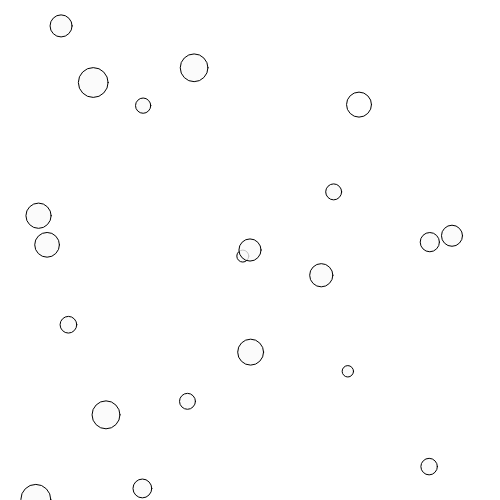
Frame 1 (no input)
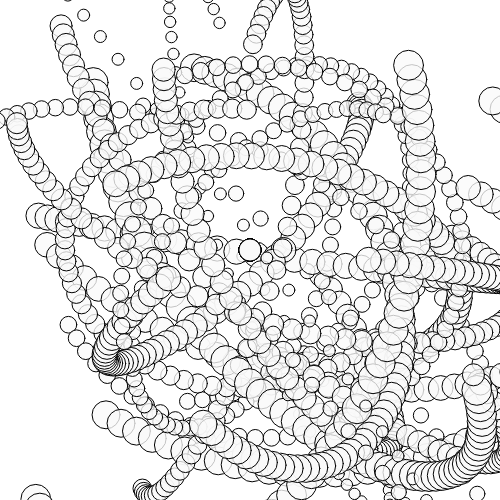
Frame 60 (no input)
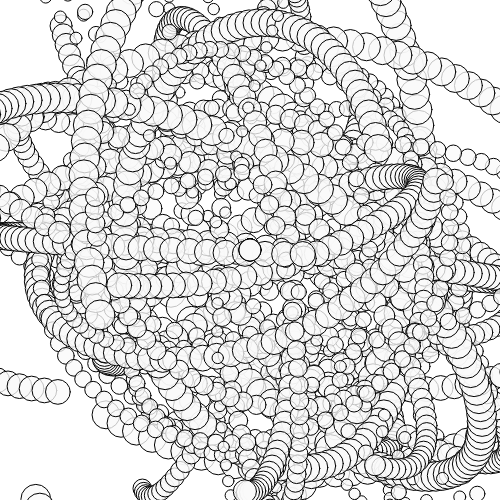
Frame 120 (the mouse pressed at the canvas centre since frame 60)

The p5.js sketch that drew these frames (run headless with seeded random() and noise() and a simulated clock; from frame 60 on, the mouse is pressed at the canvas centre):

// p5.js sketch
// ── sketch.js
var balls = [];

function setup() {
  
  createCanvas (500,500);
  //translate(-250, -250);
  for (var i = 0; i < 20; i++) {
    balls[i] = new ball();
  }
  grav=createVector(0,0);
  Fgrav=createVector(0,0);

  wind=createVector(0.6,0.1);

  drag=createVector(0,0)

  cGrav= new ball()
  cGrav.pos.set(height/2,width/2)
  ran=createVector(0,0)

  for(var i = 0; i<balls.length;i++){

    ran.set(random(40),random(40))
    balls[i].aplyForce(ran)
  }
  
}

function draw() {
  //background(0);
  for (var j = 0; j < balls.length ; j++){
    //grav
    Fgrav.set(grav.x,grav.y);
    balls[j].aplyForce(Fgrav.mult(balls[j].m));

    //wind
    /*if (mouseIsPressed){
      balls[j].aplyForce(wind)
    }*/

    //drag
    /*var c=-0.1
    drag.set(balls[j].speed.x,balls[j].speed.y)
    drag.normalize().mult(drag.magSq()*c)
    balls[j].aplyForce(drag)*/
    

    force = createVector(0,0)
    force = cGrav.attract(balls[j])
    balls[j].aplyForce(force)

    
    
    


    balls[j].move();
    balls[j].draw();
    
    
  }
  cGrav.draw()
  }
  
  

// ── Dots.js
function ball() {
  this.pos=createVector(random(width),random(height))
  //this.x = random(width);
  //this.y = random(height);
  this.speed=createVector(0,0)
  //this.xspeed=0;
  //this.yspeed=0;
  this.acc=createVector(0,0)
  //this.xgravity;
  //this.ygravity;
  
  this.m=random(1,3);
  this.f=createVector(0,0)
  
  this.draw = function(){
    ellipse(this.pos.x, this.pos.y, this.m*10,this.m*10);
    fill(250,200)
    
  }
  
  this.move = function(){
    
    
    this.speed.add(this.acc)
    this.pos.add(this.speed)
    this.acc.set(0,0)

    /*if (this.pos.x < 0||width < this.pos.x){
      this.speed.x= -1*this.speed.x
      this.pos.add(this.speed);
    }
    if (this.pos.y < 0||height < this.pos.y){
      this.speed.y= -1*this.speed.y
      this.pos.add(this.speed);
    }*/


  }
  this.aplyForce = function(force){
    this.f.set(0,0)
    this.f.set(force.x,force.y)
    this.f.div(this.m)
    this.acc.add(this.f)
    
  }
  this.attract = function(atracted){
    var G = 0.6

    force=createVector(0,0)
    force.set(this.pos.x,this.pos.y)
    force.sub(atracted.pos)
    d = force.mag()


    force.normalize()
    force.mult(this.m*atracted.m*G/d^2)
    return (force)

    

  }
  
   
}
